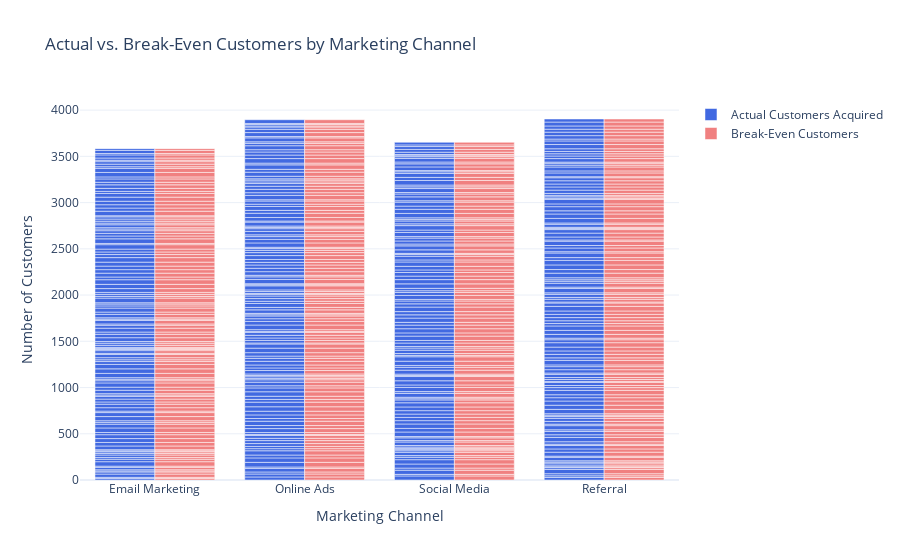

Write notebook code for a chart like this one.
### Markdown cell above
compare the actual customers acquired with the break-even customers for each marketing channel

### Code cell
fig = go.Figure()

# Actual Customers Acquired
fig.add_trace(go.Bar(x=data['Marketing_Channel'], y=data['New_Customers'],
                     name='Actual Customers Acquired', marker_color='royalblue'))

# Break-Even Customers
fig.add_trace(go.Bar(x=data['Marketing_Channel'], y=data['br_even_cust'],
                     name='Break-Even Customers', marker_color='lightcoral'))

# Update the layout
fig.update_layout(barmode='group', title='Actual vs. Break-Even Customers by Marketing Channel',
                  xaxis_title='Marketing Channel', yaxis_title='Number of Customers')

# Show the chart
fig.show()

### Figure 1 — Plotly figure (JSON) as saved in the notebook; plotly's stock layout.template omitted (floating-point values rounded to 4 significant figures; data arrays with more than 128 entries replaced by an {"elided": "..."} marker saying what was removed)
{"data": [{"marker": {"color": "royalblue"}, "name": "Actual Customers Acquired", "type": "bar", "x": {"elided": "500 str values"}, "y": {"elided": "500 int values"}}, {"marker": {"color": "lightcoral"}, "name": "Break-Even Customers", "type": "bar", "x": {"elided": "500 str values"}, "y": {"elided": "500 float values"}}], "layout": {"barmode": "group", "title": {"text": "Actual vs. Break-Even Customers by Marketing Channel"}, "xaxis": {"title": {"text": "Marketing Channel"}}, "yaxis": {"title": {"text": "Number of Customers"}}}}
